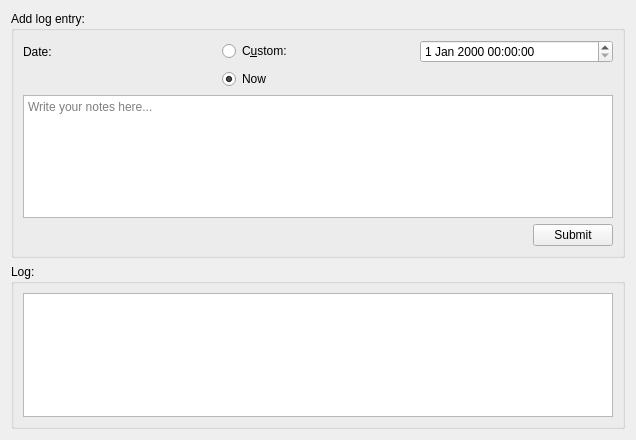
<?xml version="1.0" encoding="UTF-8"?>
<ui version="4.0">
 <class>Form</class>
 <widget class="QWidget" name="Form">
  <property name="geometry">
   <rect>
    <x>0</x>
    <y>0</y>
    <width>636</width>
    <height>440</height>
   </rect>
  </property>
  <property name="windowTitle">
   <string>Instrument Logbook</string>
  </property>
  <property name="windowIcon">
   <iconset resource="../../../resource/icons/icons.qrc">
    <normaloff>:/icons/logbook.svg</normaloff>:/icons/logbook.svg</iconset>
  </property>
  <layout class="QVBoxLayout" name="verticalLayout">
   <item>
    <widget class="QGroupBox" name="groupBox">
     <property name="title">
      <string>Add log entry:</string>
     </property>
     <layout class="QGridLayout" name="gridLayout">
      <item row="0" column="1">
       <widget class="QRadioButton" name="customDateRadioButton">
        <property name="text">
         <string>C&amp;ustom:</string>
        </property>
       </widget>
      </item>
      <item row="0" column="2">
       <widget class="QDateTimeEdit" name="dateTimeEdit"/>
      </item>
      <item row="1" column="1">
       <widget class="QRadioButton" name="nowDateRadioButton">
        <property name="text">
         <string>Now</string>
        </property>
        <property name="checked">
         <bool>true</bool>
        </property>
       </widget>
      </item>
      <item row="0" column="0">
       <widget class="QLabel" name="label">
        <property name="text">
         <string>Date:</string>
        </property>
       </widget>
      </item>
      <item row="2" column="0" colspan="3">
       <widget class="QPlainTextEdit" name="logMessagePlainTextEdit">
        <property name="placeholderText">
         <string>Write your notes here...</string>
        </property>
       </widget>
      </item>
      <item row="4" column="0" colspan="3">
       <layout class="QHBoxLayout" name="horizontalLayout">
        <item>
         <spacer name="horizontalSpacer">
          <property name="orientation">
           <enum>Qt::Horizontal</enum>
          </property>
          <property name="sizeHint" stdset="0">
           <size>
            <width>40</width>
            <height>20</height>
           </size>
          </property>
         </spacer>
        </item>
        <item>
         <widget class="QPushButton" name="submitPushButton">
          <property name="text">
           <string>Submit</string>
          </property>
         </widget>
        </item>
       </layout>
      </item>
     </layout>
    </widget>
   </item>
   <item>
    <widget class="QGroupBox" name="groupBox_2">
     <property name="title">
      <string>Log:</string>
     </property>
     <property name="flat">
      <bool>false</bool>
     </property>
     <layout class="QVBoxLayout" name="verticalLayout_2">
      <item>
       <widget class="QTreeView" name="logTreeView">
        <property name="alternatingRowColors">
         <bool>true</bool>
        </property>
        <property name="textElideMode">
         <enum>Qt::ElideRight</enum>
        </property>
        <property name="verticalScrollMode">
         <enum>QAbstractItemView::ScrollPerPixel</enum>
        </property>
        <property name="rootIsDecorated">
         <bool>false</bool>
        </property>
        <property name="itemsExpandable">
         <bool>false</bool>
        </property>
       </widget>
      </item>
     </layout>
    </widget>
   </item>
  </layout>
 </widget>
 <resources>
  <include location="../../../resource/icons/icons.qrc"/>
 </resources>
 <connections/>
</ui>
